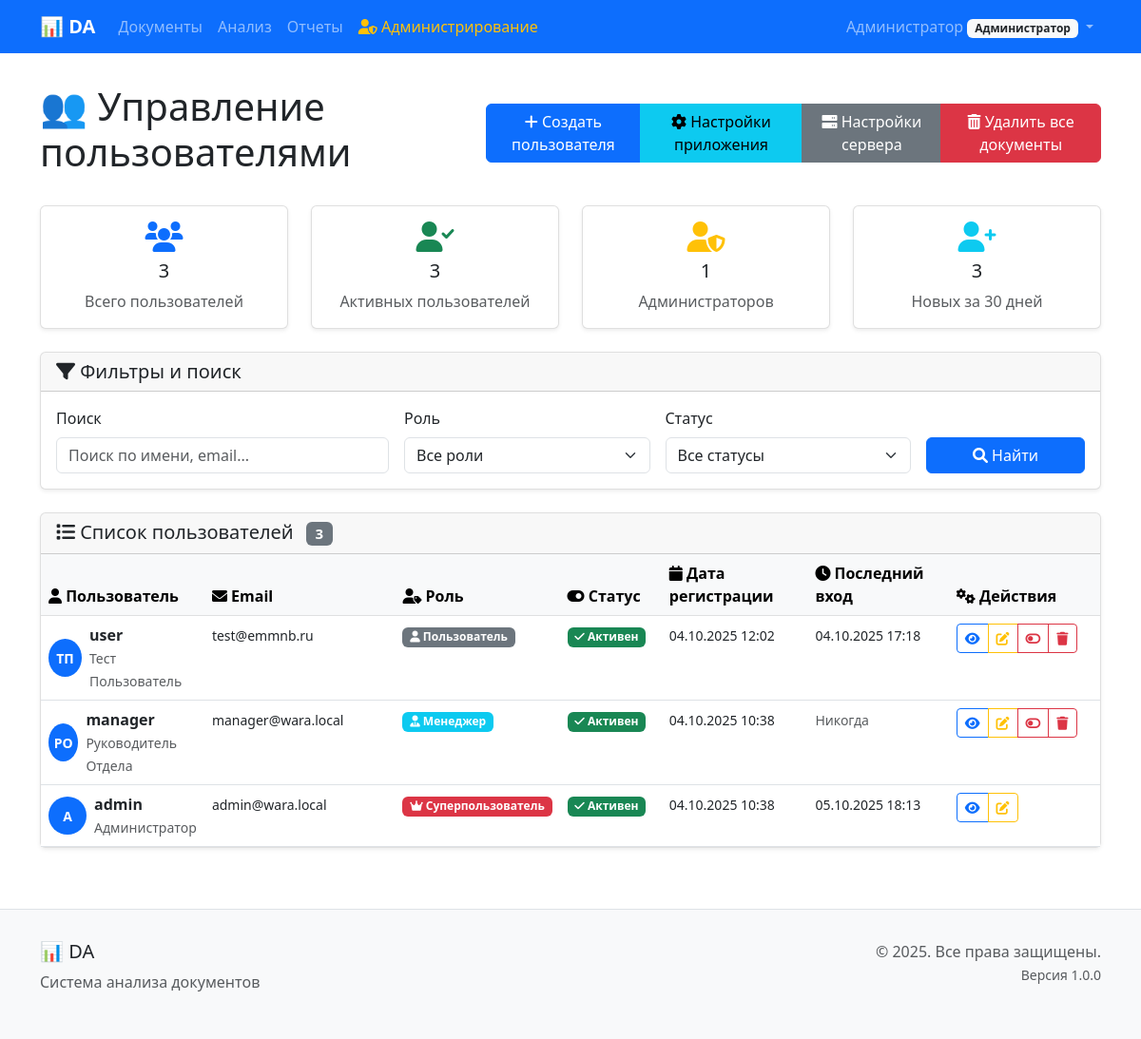
Before: /users/admin/ (signed in) with the older database file.
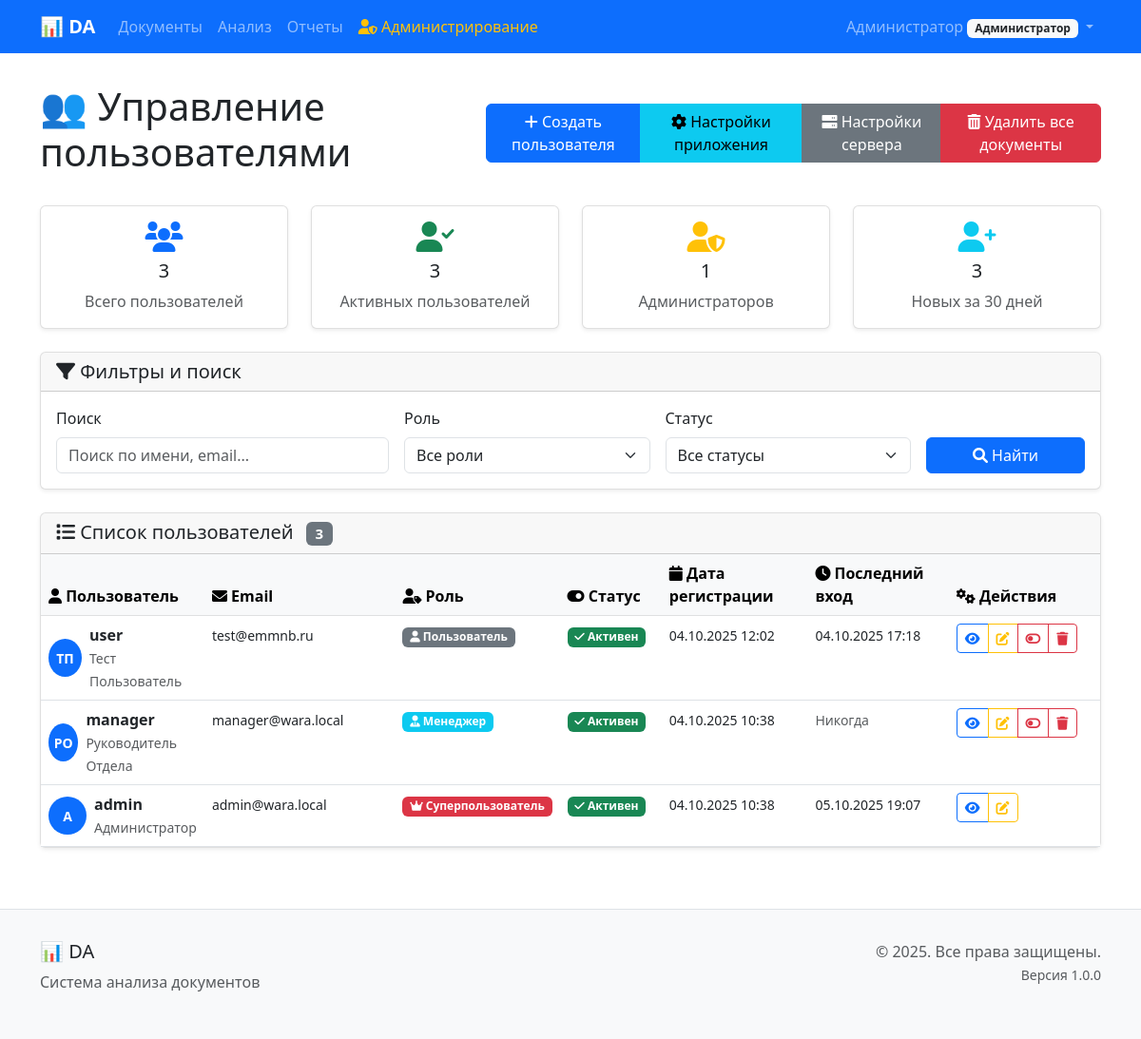
After: the same page with the newer database file.
### users/models.py (models this page shows, shortened)
class User(AbstractUser):
    ROLE_CHOICES = [
        ('admin', 'Администратор'),
        ('manager', 'Руководитель'),
        ('viewer', 'Наблюдатель'),
    ]
    role = models.CharField(
        max_length=20,
        choices=ROLE_CHOICES,
        default='viewer',
        verbose_name='Роль'
    )
    department = models.CharField(
        max_length=100,
        blank=True,
        verbose_name='Отдел'
    )
    phone = models.CharField(
        max_length=20,
        blank=True,
        verbose_name='Телефон'
    )
    notification_settings = models.JSONField(
        default=dict,
        blank=True,
        verbose_name='Настройки уведомлений'
    )
    created_at = models.DateTimeField(
        auto_now_add=True,
        verbose_name='Дата создания'
    )
    updated_at = models.DateTimeField(
        auto_now=True,
        verbose_name='Дата обновления'
    )
    class Meta:
        verbose_name = 'Пользователь'
        verbose_name_plural = 'Пользователи'
        ordering = ['username']

### users/admin_views.py (the view, shortened to what this page needs)
# urls.py: path('admin/', admin_views.AdminUserListView.as_view(), name='admin_list'),
class AdminUserListView(AdminRequiredMixin, ListView):
    model = User
    template_name = 'users/admin/user_list.html'
    context_object_name = 'users'
    def get_paginate_by(self, queryset):
        from settings.models import ApplicationSettings
        settings = ApplicationSettings.get_settings()
        return settings.items_per_page
    def get_queryset(self):
        queryset = User.objects.all().select_related().prefetch_related(
            'documents',
            'comparisons',
            'reports'
        )
        search_query = self.request.GET.get('search')
        role_filter = self.request.GET.get('role')
        status_filter = self.request.GET.get('status')
        if status_filter == 'active':
            queryset = queryset.filter(is_active=True)
        elif status_filter == 'inactive':
            queryset = queryset.filter(is_active=False)
        return queryset.order_by('-date_joined')
    def get_context_data(self, **kwargs):
        context = super().get_context_data(**kwargs)
        total_users = User.objects.count()
        active_users = User.objects.filter(is_active=True).count()
        admin_users = User.objects.filter(Q(is_superuser=True) | Q(role='admin')).count()
        thirty_days_ago = timezone.now() - timedelta(days=30)
        recent_users = User.objects.filter(date_joined__gte=thirty_days_ago).count()
        context.update({
            'total_users': total_users,
            'active_users': active_users,
            'admin_users': admin_users,
            'recent_users': recent_users,
            'search_query': self.request.GET.get('search', ''),
            'role_filter': self.request.GET.get('role', ''),
            'status_filter': self.request.GET.get('status', ''),
        })
        return context

### users/admin_views.py (called while the page is built)
    def test_func(self):
        is_authenticated = self.request.user.is_authenticated
        is_superuser = self.request.user.is_superuser if is_authenticated else False
        is_admin_role = getattr(self.request.user, 'role', None) == 'admin' if is_authenticated else False
        logger.info(f"Admin access check for {self.request.user.username if is_authenticated else 'anonymous'}: "
                   f"authenticated={is_authenticated}, superuser={is_superuser}, admin_role={is_admin_role}")
        return is_authenticated and (is_superuser or is_admin_role)

### templates/users/admin/user_list.html (shortened to what the changed rows need)
{% extends 'base/base.html' %}
{% block content %}
<div class="row">
    <div class="col-12">
        <div class="d-flex justify-content-between align-items-center mb-4">
            <h1>👥 Управление пользователями</h1>
        </div>
        {% if users %}
            <div class="card">
                <div class="card-body p-0">
                    <div class="table-responsive">
                        <table class="table table-hover mb-0">
                            <thead class="table-light">
                                <tr>
                                    <th style="width: 15%;">
                                        <i class="fas fa-user"></i> Пользователь
                                    </th>
                                    <th style="width: 20%;">
                                        <i class="fas fa-envelope"></i> Email
                                    </th>
                                    <th style="width: 10%;">
                                        <i class="fas fa-user-tag"></i> Роль
                                    </th>
                                    <th style="width: 10%;">
                                        <i class="fas fa-toggle-on"></i> Статус
                                    </th>
                                    <th style="width: 15%;">
                                        <i class="fas fa-calendar"></i> Дата регистрации
                                    </th>
                                    <th style="width: 15%;">
                                        <i class="fas fa-clock"></i> Последний вход
                                    </th>
                                    <th style="width: 15%;">
                                        <i class="fas fa-cogs"></i> Действия
                                    </th>
                                </tr>
                            </thead>
                            <tbody>
                                {% for user_obj in users %}
                                <tr class="{% if not user_obj.is_active %}table-secondary{% endif %}">
                                    <td>
                                        <div class="d-flex align-items-center">
                                            <div class="avatar-sm bg-primary text-white rounded-circle d-flex align-items-center justify-content-center me-2">
                                                {% if user_obj.first_name %}
                                                    {{ user_obj.first_name|first }}{{ user_obj.last_name|first }}
                                                {% else %}
                                                    {{ user_obj.username|first|upper }}
                                                {% endif %}
                                            </div>
                                            <div>
                                                <strong>{{ user_obj.username }}</strong>
                                                {% if user_obj.first_name or user_obj.last_name %}
                                                    <br>
                                                    <small class="text-muted">
                                                        {{ user_obj.first_name }} {{ user_obj.last_name }}
                                                    </small>
                                                {% endif %}
                                            </div>
                                        </div>
                                    </td>
                                    <td>
                                        <small>{{ user_obj.email|default:"—" }}</small>
                                    </td>
                                    <td>
                                        {% if user_obj.is_superuser %}
                                            <span class="badge bg-danger">
                                                <i class="fas fa-crown"></i> Суперпользователь
                                            </span>
                                        {% elif user_obj.role == 'admin' %}
                                            <span class="badge bg-warning">
                                                <i class="fas fa-user-shield"></i> Администратор
                                            </span>
                                        {% elif user_obj.role == 'manager' %}
                                            <span class="badge bg-info">
                                                <i class="fas fa-user-tie"></i> Менеджер
                                            </span>
                                        {% else %}
                                            <span class="badge bg-secondary">
                                                <i class="fas fa-user"></i> Пользователь
                                            </span>
                                        {% endif %}
                                    </td>
                                    <td>
                                        {% if user_obj.is_active %}
                                            <span class="badge bg-success">
                                                <i class="fas fa-check"></i> Активен
                                            </span>
                                        {% else %}
                                            <span class="badge bg-danger">
                                                <i class="fas fa-times"></i> Неактивен
                                            </span>
                                        {% endif %}
                                    </td>
                                    <td>
                                        <small>{{ user_obj.date_joined|date:"d.m.Y H:i" }}</small>
                                    </td>
                                    <td>
                                        {% if user_obj.last_login %}
                                            <small>{{ user_obj.last_login|date:"d.m.Y H:i" }}</small>
                                        {% else %}
                                            <small class="text-muted">Никогда</small>
                                        {% endif %}
                                    </td>
                                    <td>
                                        <div class="btn-group btn-group-sm" role="group">
                                            <a href="{% url 'users:admin_detail' user_obj.pk %}" class="btn btn-outline-primary" title="Просмотр">
                                                <i class="fas fa-eye"></i>
                                            </a>
                                            <a href="{% url 'users:admin_edit' user_obj.pk %}" class="btn btn-outline-warning" title="Редактировать">
                                                <i class="fas fa-edit"></i>
                                            </a>
                                        </div>
                                    </td>
                                </tr>
                                {% endfor %}
                            </tbody>
                        </table>
                    </div>
                </div>
            </div>
        {% endif %}
    </div>
</div>
{% endblock %}

### templates/base/base.html (shortened to what this page needs)
<!DOCTYPE html>
<html lang="ru">
<head>
    <link href="https://cdn.jsdelivr.net/npm/bootstrap@5.3.0/dist/css/bootstrap.min.css" rel="stylesheet">
    <link href="https://cdnjs.cloudflare.com/ajax/libs/font-awesome/6.0.0/css/all.min.css" rel="stylesheet">
</head>
<body>
    <nav class="navbar navbar-expand-lg navbar-dark bg-primary">
        <div class="container">
            <a class="navbar-brand" href="{% url 'documents:list' %}">
                {{ app_name|default:"📊 Анализатор документов" }}
            </a>
            <div class="collapse navbar-collapse" id="navbarNav">
                <ul class="navbar-nav me-auto">
                    <li class="nav-item">
                        <a class="nav-link" href="{% url 'documents:list' %}">Документы</a>
                    </li>
                    <li class="nav-item">
                        <a class="nav-link" href="{% url 'analysis:list' %}">Анализ</a>
                    </li>
                    <li class="nav-item">
                        <a class="nav-link" href="{% url 'reports:list' %}">Отчеты</a>
                    </li>
                    {% if user.is_authenticated and user.is_superuser or user.role == 'admin' %}
                        <li class="nav-item">
                            <a class="nav-link text-warning" href="{% url 'users:admin_list' %}">
                                <i class="fas fa-user-shield"></i> Администрирование
                            </a>
                        </li>
                    {% endif %}
                </ul>
                <ul class="navbar-nav">
                    {% if user.is_authenticated %}
                        <li class="nav-item dropdown">
                            <a class="nav-link dropdown-toggle" href="#" role="button" data-bs-toggle="dropdown">
                                {{ user.get_full_name|default:user.username }}
                                <span class="badge bg-light text-dark">{{ user.get_role_display }}</span>
                            </a>
                        </li>
                    {% else %}
                        <li class="nav-item">
                            <a class="nav-link" href="{% url 'users:login' %}">Войти</a>
                        </li>
                    {% endif %}
                </ul>
            </div>
        </div>
    </nav>
    <div class="container main-content">
        {% block content %}{% endblock %}
    </div>
    <footer class="footer">
        <div class="container">
            <div class="row">
                <div class="col-md-6">
                    <h5>{{ app_name|default:"📊 Анализатор документов" }}</h5>
                    <p class="text-muted">{{ app_description|default:"Система анализа документов" }}</p>
                </div>
                <div class="col-md-6 text-md-end">
                    <p class="text-muted">
                        &copy; 2025. Все права защищены.<br>
                        <small>Версия 1.0.0</small>
                    </p>
                </div>
            </div>
        </div>
    </footer>
</body>
</html>

Changed rows visible on the page:
changed User "admin": last_login "05.10.2025 18:13" → "05.10.2025 19:07"
